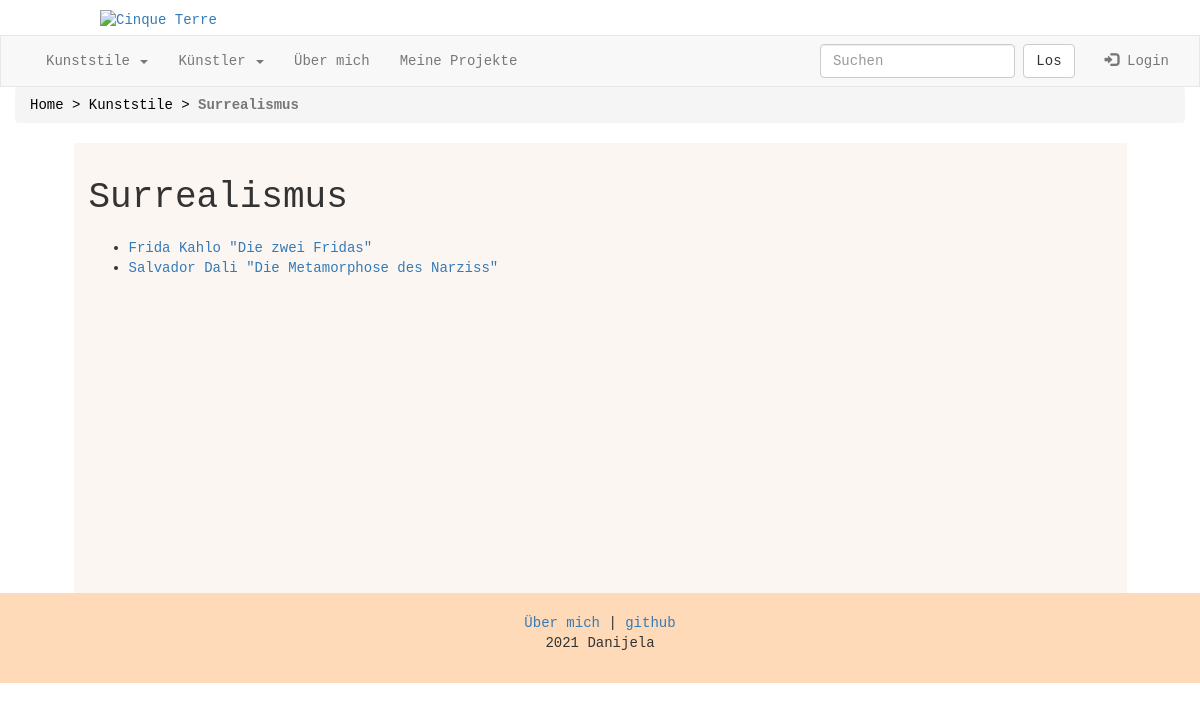
/kunststil.php?id=200, run on the app's committed database.
### tables this page shows
CREATE TABLE `stilrichtung` (
  `ID` int(11) NOT NULL,
  `Stilrichtung` varchar(50) NOT NULL
);

CREATE TABLE `kunstgemaelde` (
  `Artist_ID` int(11) NOT NULL,
  `Werk` varchar(100) NOT NULL,
  `Masse` varchar(50) NOT NULL,
  `Material` varchar(100) NOT NULL,
  `Epoche` int(11) NOT NULL,
  `Geschaffen` varchar(50) NOT NULL,
  `Image` varchar(100) DEFAULT NULL,
  `beschreibung` text NOT NULL,
  `kgID` int(11) NOT NULL
);

CREATE TABLE `kuenstler` (
  `Artist_ID` int(15) NOT NULL,
  `Vorname` varchar(50) NOT NULL,
  `Nachname` varchar(50) NOT NULL,
  `beschreibung` text NOT NULL,
  `Image` varchar(100) DEFAULT NULL
);

### kunststil.php (the view, shortened to what this page needs)
<?php
require 'dbverbindung.php';
   if(isset($_GET["id"]))
   $id=$_GET["id"];
   else {
        header("location: header.php");
        exit;
   }
   $sql = "SELECT kuenstler.Artist_ID as AID,Stilrichtung,Vorname,Nachname,Werk,kgID FROM `stilrichtung` LEFT join kunstgemaelde on stilrichtung.id = kunstgemaelde.Epoche left join kuenstler on kuenstler.Artist_ID = kunstgemaelde.Artist_ID WHERE stilrichtung.ID = ?";
   $stmt3 = $cxn -> prepare($sql);
   $stmt3 -> bind_param('i', $id);
   $stmt3 -> execute();
   $result3 = $stmt3->get_result();
   $k = $result3->fetch_assoc();
mysqli_data_seek($result3,0);
   $stil = $k["Stilrichtung"];
?>
<!DOCTYPE html>
<html lang="de">
  <head>
    <link rel=stylesheet href="style.css">
    </head>
<body>
<?php require_once "header.php" ?>
<div class="container-fluid">
<nav aria-label="breadcrumb">
  <ol class="breadcrumb">
      <li class="breadcrumb-item active" aria-current="page"><a href="index.php"> Home > </a> <a href="stile.php">Kunststile ></a> <b><?=$stil ?></b></li>
  </ol>
</nav>
</div>
<div class="container-fluid">
<div class="content">
<h1><?=$stil ?></h1>
<ul>
   <?php  while ($row = $result3 -> fetch_assoc()) { ?>
    <li><a style="display:inline-block; " href="kuenstler.php?id=<?php echo $row['AID'];?>"><?php echo $row["Vorname"]." ".$row["Nachname"]; ?> </a>
               <a style="display:inline-block;" href="werkdar.php?id=<?php echo $row['kgID'];?>"><?php echo ' "'.$row["Werk"].'"'; ?></a></li>
         <?php }  ?>
         </ul>
</div>
</div>
<?php require_once "footer.php" ?>
  </body>
</html>

### style.css (style rules this page uses)
h1 { margin-bottom: 20px; }
.breadcrumb a { color: black; }
.content { background-color: rgba(250,240,233,0.6); padding:15px; min-height: 450px; width: 90%; margin: auto; }
* { font-family: 'Courier'; }
body { height: 100%; margin: 0; background-image: url("htdocs/white_wall.png"); }

### data on the page
stilrichtung: Stilrichtung "Surrealismus"
kunstgemaelde: Artist_ID.Vorname "Frida", Artist_ID.Nachname "Kahlo", Werk "Die zwei Fridas"
kunstgemaelde: Artist_ID.Vorname "Salvador", Artist_ID.Nachname "Dali", Werk "Die Metamorphose des Narziss"
